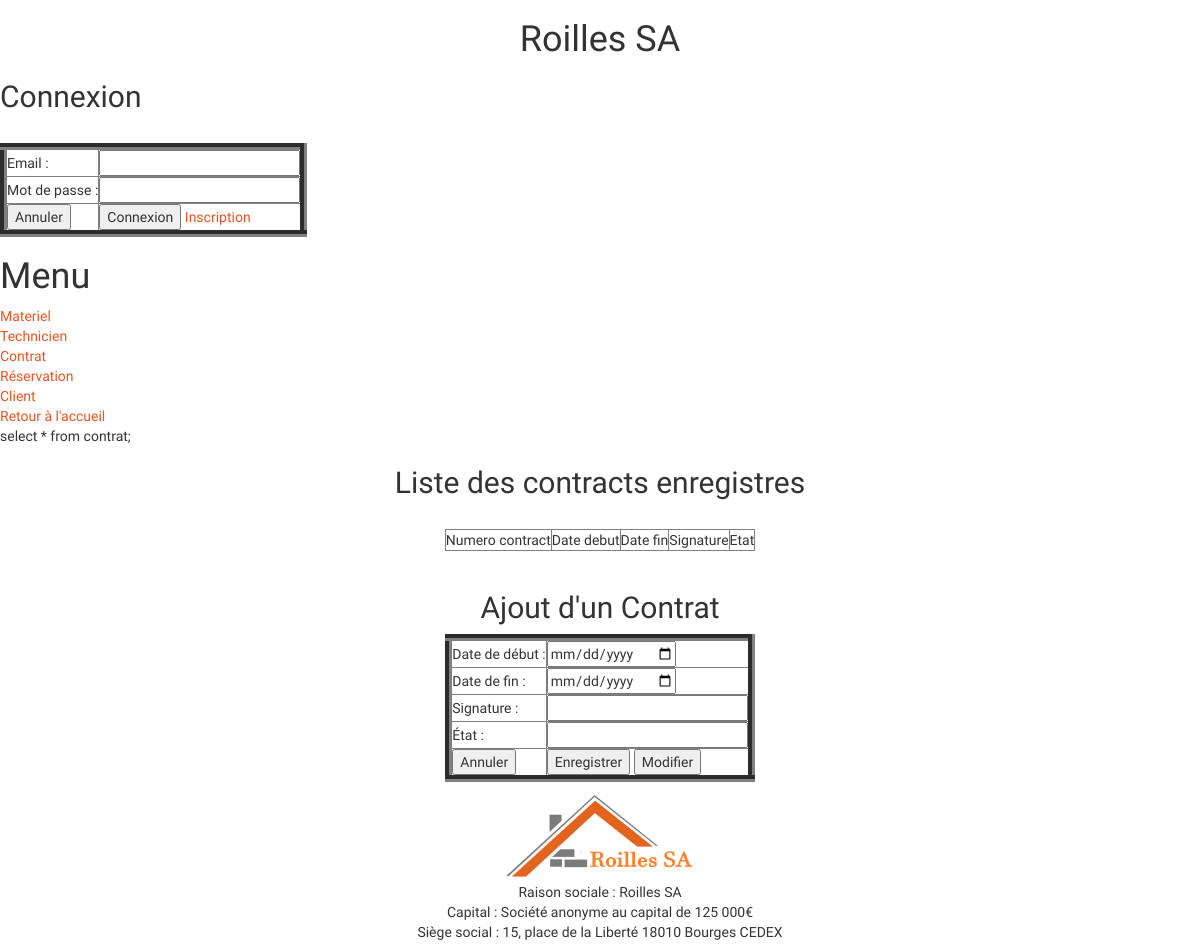
Page /index.php?page=3 on the earlier database version.
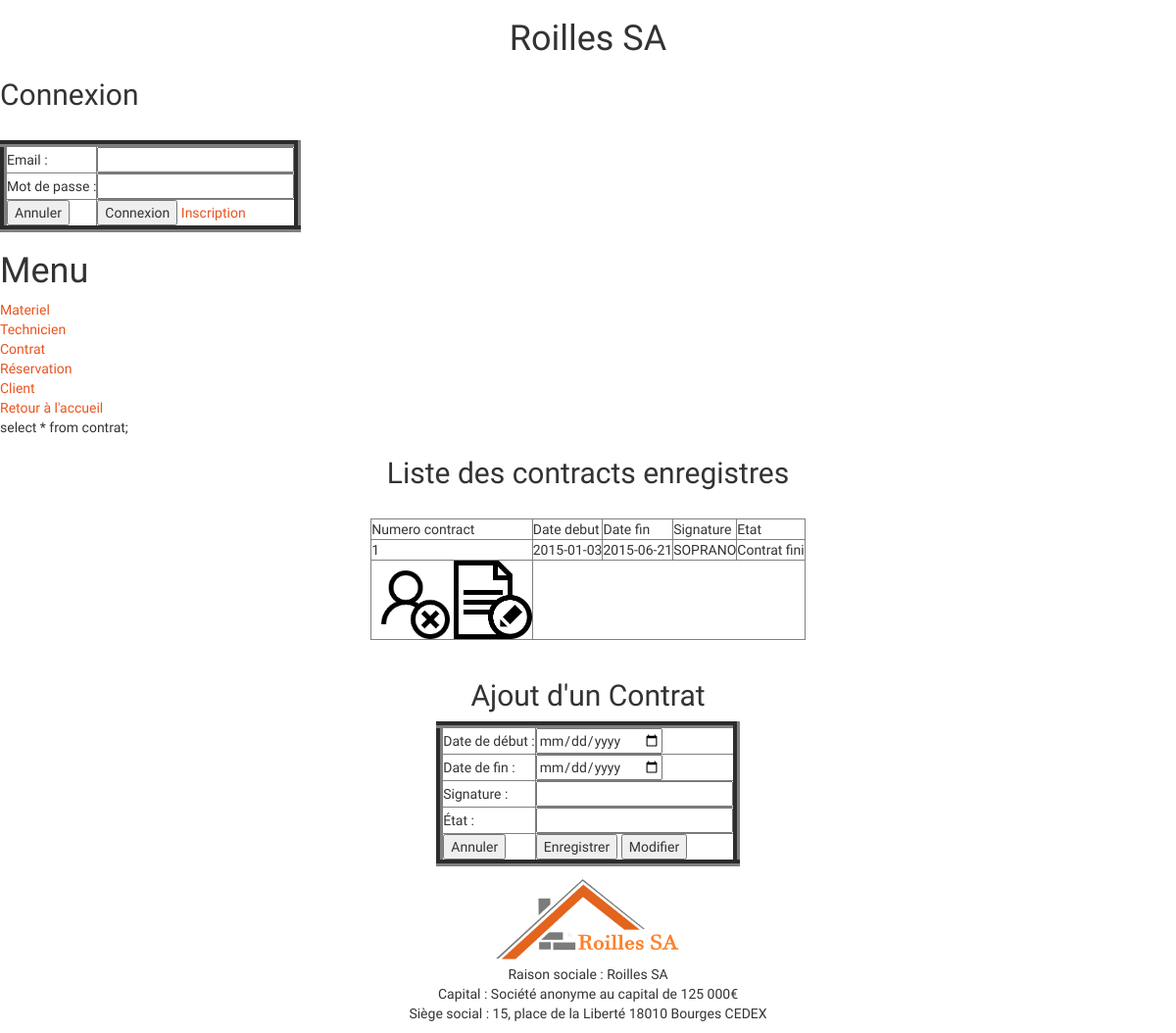
Same page on the later database version.
### tables this page shows
CREATE TABLE IF NOT EXISTS CONTRAT
 (
   NUMC CHAR(32) NOT NULL  ,
   DATE_DEBUT CHAR(32) NULL  ,
   DATE_FIN CHAR(32) NULL  ,
   SIGNATURE CHAR(32) NULL  ,
   ETAT VARCHAR(32) NULL  
   , PRIMARY KEY (NUMC) 
 );

### MCV/controleur/controleur.php (called while the page is built, shortened)
<?php
    include("modele/modele.php");
    function selectAllC($table)
    {
        if($table == "materiel" || $table == "technicien" || $table == "contrat" || $table == "reservation" || $table == "client")
        {
            $resultat = selectAllM($table);
            return $resultat;
        }
        else
        {
            return null;
        }
    }
?>

### MCV/vue/vuecontrat.php (the view, shortened to what this page needs)
<center>
	<h2> Liste des contracts enregistres </h2>
	<br/>
	<table border = 1>
		<tr><td>Numero contract</td>
			<td>Date debut</td>
			<td>Date fin</td>
			<td>Signature</td>
			<td>Etat</td></tr>
		<?php
		foreach ($resultats as $unResultat)
		{
			echo "<tr>
			<td>".$unResultat['NUMC']."</td>
			<td>".$unResultat['DATE_DEBUT']."</td>
			<td>".$unResultat['DATE_FIN']."</td>
			<td>".$unResultat['SIGNATURE']."</td>
			<td>".$unResultat['ETAT']."</td>
			</tr>
			<td> 	<a href='index.php?page=6&action=X&NUMC=".$unResultat['NUMC']."'>
							<img src='image/supprimer.png' width='80' height='80' > </a>
							<a href='index.php?page=6&action=E&NUMC=".$unResultat['NUMC']."'>
							<img src='image/editer.jpg' width='80' height='80' > </a>
				</tr>";
		}
		?>
		</table>
		<br/>
			<h2>Ajout d'un Contrat</h2>
				<form method="post" action="">
					<table border= 7 >
						<tr><td>Date de début : </td> <td> <input type="date" name="date_debut" value="<?php if(isset($resultat)) echo $resultat['date_debut'] ; ?>"></td></tr>
						<tr><td>Date de fin : </td> <td> <input type="date" name="date_fin" value="<?php if(isset($resultat)) echo $resultat['date_fin'] ; ?>"></td></tr>
						<tr><td>Signature : </td> <td> <input type="text" name="signature" value="<?php if(isset($resultat)) echo $resultat['signature'] ; ?>"></td></tr>
						<tr><td>État : </td> <td> <input type="text" name="etat" value="<?php if(isset($resultat)) echo $resultat['etat'] ; ?>"></td></tr>
							<td> <input type="reset" name="Annuler" value="Annuler"></td>
							<td> <input type="submit" name="Enregistrer" value="Enregistrer">
							<input type="submit" name="Modifier" value="Modifier"></td>
					</table>
				</form>
</center>

### index.php (shortened to what this page needs)
<?php
	include("controleur/controleur.php")
?>
<!DOCTYPE html>
<html>
<head>
		<link href="style.css" rel="stylesheet" type="text/css" media="all" />
</head>
<body>
	<center>
		<h1> Roilles SA </h1>
	</center>
	<left>
		<h2> Connexion </h2>
		<form method="post" action="">
					<table border= 7>
						<tr><td>Email : </td> <td> <input type="text" name="MAILT" value="<?php if(isset($resultat)) echo $resultat['MAILT'] ; ?>"></td></tr>
						<tr><td>Mot de passe : </td> <td> <input type="text" name="MDPT" value="<?php if(isset($resultat)) echo $resultat['MDPT'] ; ?>"></td></tr>
							<td> <input type="reset" name="Annuler" value="Annuler"></td>
							<td> <input type="submit" name="Enregistrer" value="Connexion">
							<a href="inscription.php?"> Inscription </a></td>
		</form>
					<h1> Menu </h1>
		<table border = 0>
		<tr>
			<tr><td>
			<a href="index.php?page=1"> Materiel
			</a></td></tr>
			<tr><td>
			<a href="index.php?page=2"> Technicien
			</a></td></tr>
			<tr><td>
			<a href="index.php?page=3"> Contrat
			</a></td></tr>
			<tr><td>
			<a href="index.php?page=4"> Réservation
			</a></td></tr>
			<tr><td>
			<a href="index.php?page=5"> Client
			</a></td></tr>
			<tr><td>
			<a href="index.php?"> Retour à l'accueil
			</a></td></tr>
		</tr>
		</table>
	</left>
	<?php
		if (isset($_GET['page']))
		{
			$page = $_GET['page'];
		}
		else
		{
			$page = 0;
		}
		switch ($page)
		{
			case 3:
				$resultats = selectAllC ("contrat");
				include("vue/vuecontrat.php");
			break;
		}
		?>
	<center>
		<p>
		<img src='image/roilles.png' width='200' height='100' >
		Raison sociale :
		Roilles SA
		Capital :
		Société anonyme au capital de 125 000€
		Siège social : 15, place de la Liberté 18010 Bourges CEDEX
		</p>
	</center>
	</body>
	</html>

### MCV/modele/modele.php (shortened to what this page needs)
<?php
    function connexion()
    {
    $con = mysqli_connect("localhost","root","","locationppe");
    return $con;
    }
     function selectAllM ($table)
    {
        $con = connexion();
        $requete ="select * from " .$table. ";";
        echo $requete;
        $resultat = mysqli_query($con,$requete);
        return $resultat;
    }

Differences in the rows shown:
added contrat: NUMC "1", DATE_DEBUT "2015-01-03", DATE_FIN "2015-06-21", SIGNATURE "SOPRANO", ETAT "Contrat fini"
